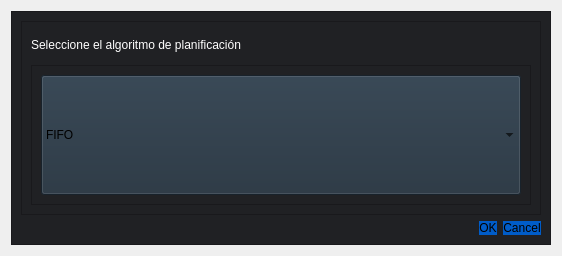
<?xml version="1.0" encoding="UTF-8"?>
<ui version="4.0">
 <class>Dialog</class>
 <widget class="QDialog" name="Dialog">
  <property name="geometry">
   <rect>
    <x>0</x>
    <y>0</y>
    <width>558</width>
    <height>256</height>
   </rect>
  </property>
  <property name="windowTitle">
   <string>SeleccionAlgoritmo</string>
  </property>
  <layout class="QHBoxLayout" name="horizontalLayout_4">
   <item>
    <widget class="QFrame" name="frame">
     <property name="styleSheet">
      <string notr="true">background-color: rgb(32, 33, 36);</string>
     </property>
     <property name="frameShape">
      <enum>QFrame::StyledPanel</enum>
     </property>
     <property name="frameShadow">
      <enum>QFrame::Raised</enum>
     </property>
     <layout class="QVBoxLayout" name="verticalLayout_2">
      <item>
       <widget class="QFrame" name="frame_2">
        <property name="frameShape">
         <enum>QFrame::StyledPanel</enum>
        </property>
        <property name="frameShadow">
         <enum>QFrame::Raised</enum>
        </property>
        <layout class="QVBoxLayout" name="verticalLayout">
         <item>
          <widget class="QLabel" name="label">
           <property name="minimumSize">
            <size>
             <width>500</width>
             <height>0</height>
            </size>
           </property>
           <property name="styleSheet">
            <string notr="true">font: 75 14pt &quot;Tahoma, sans-serif&quot;;
color: rgb(255, 255, 255);</string>
           </property>
           <property name="text">
            <string>Seleccione el algoritmo de planificación</string>
           </property>
          </widget>
         </item>
         <item>
          <widget class="QFrame" name="frame_3">
           <property name="frameShape">
            <enum>QFrame::StyledPanel</enum>
           </property>
           <property name="frameShadow">
            <enum>QFrame::Raised</enum>
           </property>
           <layout class="QHBoxLayout" name="horizontalLayout">
            <item>
             <widget class="QComboBox" name="comboBox">
              <property name="minimumSize">
               <size>
                <width>100</width>
                <height>120</height>
               </size>
              </property>
              <property name="styleSheet">
               <string notr="true">background-color:  #212f3c ;
font: 75 14pt &quot;Tahoma, sans-serif&quot;;
color: 'white';</string>
              </property>
              <item>
               <property name="text">
                <string>FIFO</string>
               </property>
              </item>
              <item>
               <property name="text">
                <string>SPN</string>
               </property>
              </item>
              <item>
               <property name="text">
                <string>RR</string>
               </property>
              </item>
              <item>
               <property name="text">
                <string>SRT</string>
               </property>
              </item>
             </widget>
            </item>
           </layout>
          </widget>
         </item>
        </layout>
       </widget>
      </item>
      <item>
       <widget class="QDialogButtonBox" name="buttonBox_2">
        <property name="minimumSize">
         <size>
          <width>200</width>
          <height>0</height>
         </size>
        </property>
        <property name="styleSheet">
         <string notr="true">background-color: rgb(0, 92, 200);
border-radius: 10px;
font: 75 14pt &quot;Tahoma, sans-serif&quot;;</string>
        </property>
        <property name="orientation">
         <enum>Qt::Horizontal</enum>
        </property>
        <property name="standardButtons">
         <set>QDialogButtonBox::Cancel|QDialogButtonBox::Ok</set>
        </property>
       </widget>
      </item>
     </layout>
    </widget>
   </item>
  </layout>
 </widget>
 <resources/>
 <connections/>
</ui>
